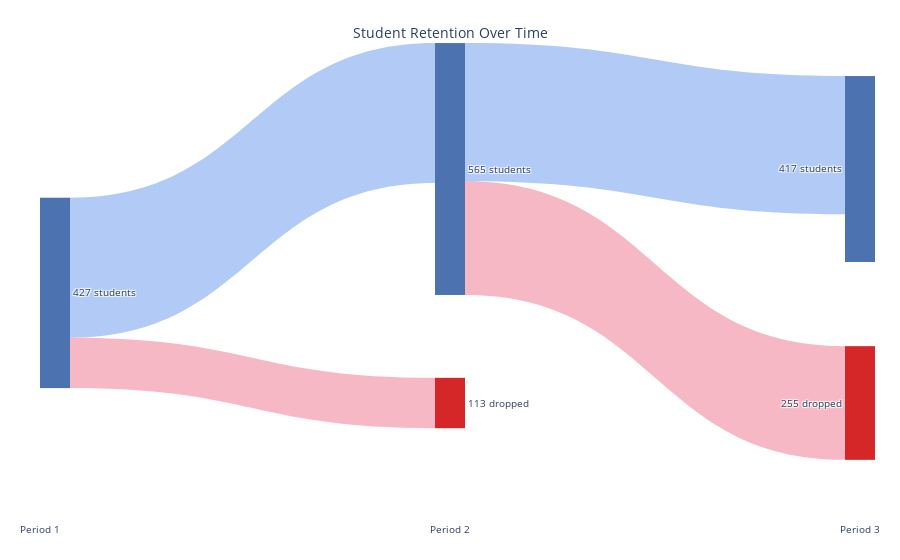

The notebook cell this image was saved under:
### Markdown cell above
Let’s now visualize the number of students in each period and how their retention evolves over time.

### Code cell
def plot_student_retention_sankey():
    """
    Plot a Sankey diagram showing student retention over time.
    """
    # Count unique users in each period
    user_counts = {}
    for period_name, user_activity in user_activity_periods.items():
        unique_users = user_activity['user_id'].nunique()
        user_counts[period_name] = unique_users

    # Continous periods pairs
    period_pairs = []
    for i in range(len(periods) - 1):
        period1 = periods[i][2]
        period2 = periods[i + 1][2]
        period_pairs.append((period1, period2))

    # Count common users in each pair of continuous periods
    common_users = {}
    for period1, period2 in period_pairs:
        users_period1 = user_activity_periods[period1]['user_id'].unique()
        users_period2 = user_activity_periods[period2]['user_id'].unique()
        common_count = len(set(users_period1) & set(users_period2))
        common_users[(period1, period2)] = common_count

    period_names = [p for _, _, p in periods]
    num_periods = len(period_names)

    label_list, label_index = [], {}
    node_colors, node_x, node_y = [], [], []

    # Main period nodes
    for i, period in enumerate(period_names):
        label = f"{user_counts[period]} students"
        label_index[period] = len(label_list)
        label_list.append(label)
        node_colors.append("#4c72b0")
        node_x.append(i / (num_periods - 1))
        node_y.append(0.1)

    # Dropout nodes
    for i, period in enumerate(period_names[:-1]):
        nb_dropout = user_counts[period] - common_users[(period, period_names[i + 1])]
        label = f"{nb_dropout} dropped"
        label_index[f"{period}_dropout"] = len(label_list)
        label_list.append(label)
        node_colors.append("#d62728")
        node_x.append((i + 1) / (num_periods - 1))
        node_y.append(0.7)

    # Hidden new joiner nodes
    for i, period in enumerate(period_names[1:], start=1):
        label_index[f"{period}_new"] = len(label_list)
        label_list.append("")  # hidden label
        node_colors.append("rgba(0,0,0,0)")
        node_x.append(i / (num_periods - 1))
        node_y.append(1.0)

    # Link setup
    sources, targets, values = [], [], []
    link_colors, link_labels = [], []

    for i in range(num_periods - 1):
        p1, p2 = period_names[i], period_names[i + 1]
        total_p1 = user_counts[p1]
        total_p2 = user_counts[p2]
        common = common_users[(p1, p2)]
        dropout = total_p1 - common
        new_joiners = total_p2 - common

        # Continuing users
        sources.append(label_index[p1])
        targets.append(label_index[p2])
        values.append(common)
        link_colors.append("rgba(100,149,237,0.5)")
        link_labels.append(f"{common} continuing")

        # Dropouts
        sources.append(label_index[p1])
        targets.append(label_index[f"{p1}_dropout"])
        values.append(dropout)
        link_colors.append("rgba(220,20,60,0.3)")
        link_labels.append(f"{dropout} dropped")

        # New joiners (hidden source)
        sources.append(label_index[f"{p2}_new"])
        targets.append(label_index[p2])
        values.append(new_joiners)
        link_colors.append("rgba(0,0,0,0)")
        link_labels.append("")

    # Plot Sankey
    fig = go.Figure(data=[go.Sankey(
        node=dict(
            pad=20,
            thickness=30,
            line=dict(color="rgba(0,0,0,0)", width=0),
            label=label_list,
            color=node_colors,
            x=node_x,
            y=node_y
        ),
        link=dict(
            source=sources,
            target=targets,
            value=values,
            color=link_colors,
            label=link_labels
        )
    )])

    # Add period labels at the bottom
    annotations = []
    for i, period in enumerate(period_names):
        annotations.append(dict(
            x=i / (num_periods - 1),
            y=0,
            text=period,
            showarrow=False,
            xanchor='center',
            yanchor='top',
            font=dict(size=10)
        ))

    fig.update_layout(
        title_text="Student Retention Over Time",
        title_x=0.5,
        title_y=0.95,
        font_size=10,
        margin=dict(l=40, r=40, t=130, b=40),
        annotations=annotations
    )

    fig.show()

    # Print user counts and common users
    print("Unique users in each period:")
    for period_name, count in user_counts.items():
        print(f"- {period_name}: {count}")
    print()
    print("Common users in each pair of continuous periods:")
    for (period1, period2), count in common_users.items():
        print(f"- {period1} -> {period2}: {count}")

plot_student_retention_sankey()

### Figure 1 — Plotly figure (JSON) as saved in the notebook; plotly's stock layout.template omitted (floating-point values rounded to 4 significant figures)
{"data": [{"link": {"color": ["rgba(100,149,237,0.5)", "rgba(220,20,60,0.3)", "rgba(0,0,0,0)", "rgba(100,149,237,0.5)", "rgba(220,20,60,0.3)", "rgba(0,0,0,0)"], "label": ["314 continuing", "113 dropped", "", "310 continuing", "255 dropped", ""], "source": [0, 0, 5, 1, 1, 6], "target": [1, 3, 1, 2, 4, 2], "value": [314, 113, 251, 310, 255, 107]}, "node": {"color": ["#4c72b0", "#4c72b0", "#4c72b0", "#d62728", "#d62728", "rgba(0,0,0,0)", "rgba(0,0,0,0)"], "label": ["427 students", "565 students", "417 students", "113 dropped", "255 dropped", "", ""], "line": {"color": "rgba(0,0,0,0)", "width": 0}, "pad": 20, "thickness": 30, "x": [0, 0.5, 1, 0.5, 1, 0.5, 1], "y": [0.1, 0.1, 0.1, 0.7, 0.7, 1, 1]}, "type": "sankey"}], "layout": {"annotations": [{"font": {"size": 10}, "showarrow": false, "text": "Period 1", "x": 0, "xanchor": "center", "y": 0, "yanchor": "top"}, {"font": {"size": 10}, "showarrow": false, "text": "Period 2", "x": 0.5, "xanchor": "center", "y": 0, "yanchor": "top"}, {"font": {"size": 10}, "showarrow": false, "text": "Period 3", "x": 1, "xanchor": "center", "y": 0, "yanchor": "top"}], "font": {"size": 10}, "margin": {"b": 40, "l": 40, "r": 40, "t": 130}, "title": {"text": "Student Retention Over Time", "x": 0.5, "y": 0.95}}}
